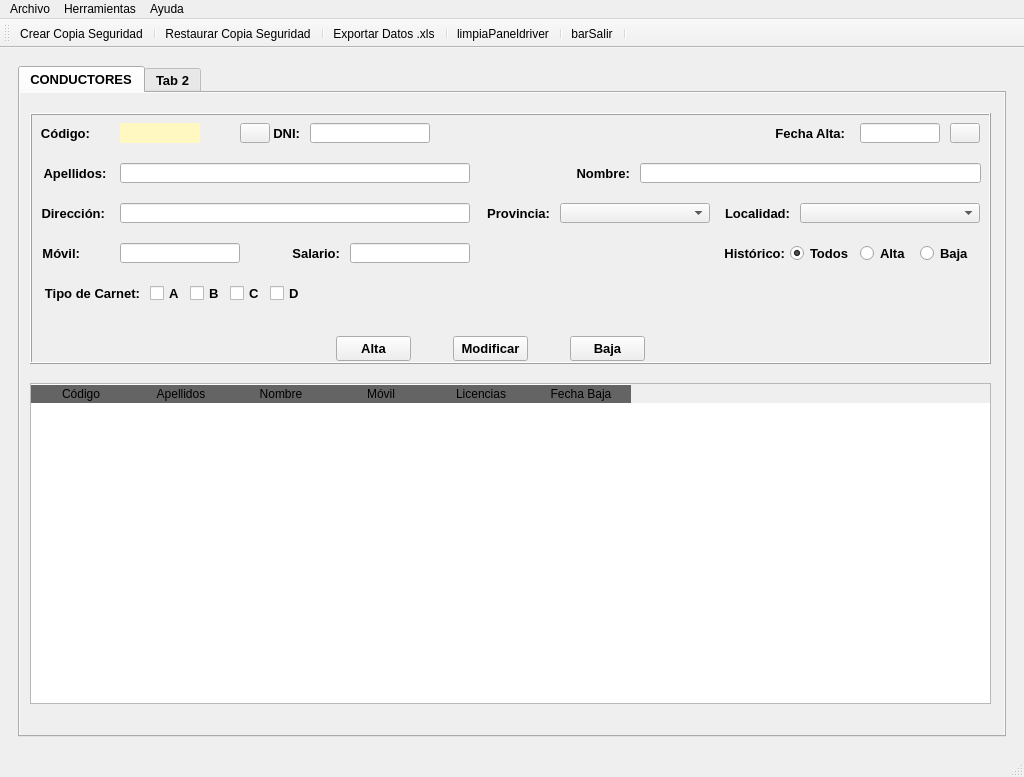
<?xml version="1.0" encoding="UTF-8"?>
<ui version="4.0">
 <class>MainWindow</class>
 <widget class="QMainWindow" name="MainWindow">
  <property name="geometry">
   <rect>
    <x>0</x>
    <y>0</y>
    <width>1024</width>
    <height>777</height>
   </rect>
  </property>
  <property name="sizePolicy">
   <sizepolicy hsizetype="Expanding" vsizetype="Expanding">
    <horstretch>0</horstretch>
    <verstretch>0</verstretch>
   </sizepolicy>
  </property>
  <property name="minimumSize">
   <size>
    <width>800</width>
    <height>600</height>
   </size>
  </property>
  <property name="maximumSize">
   <size>
    <width>1024</width>
    <height>777</height>
   </size>
  </property>
  <property name="windowTitle">
   <string>CarTeis</string>
  </property>
  <property name="windowIcon">
   <iconset>
    <normaloff>../../../../../../../.designer/img/logo.ico</normaloff>../../../../../../../.designer/img/logo.ico</iconset>
  </property>
  <property name="iconSize">
   <size>
    <width>64</width>
    <height>64</height>
   </size>
  </property>
  <widget class="QWidget" name="centralwidget">
   <layout class="QHBoxLayout" name="horizontalLayout">
    <item>
     <widget class="QFrame" name="gridFrame">
      <layout class="QGridLayout" name="gridLayout">
       <item row="0" column="0">
        <widget class="QTabWidget" name="panelPrincipal">
         <property name="minimumSize">
          <size>
           <width>900</width>
           <height>650</height>
          </size>
         </property>
         <property name="font">
          <font>
           <pointsize>10</pointsize>
           <weight>75</weight>
           <bold>true</bold>
          </font>
         </property>
         <property name="currentIndex">
          <number>0</number>
         </property>
         <widget class="QWidget" name="panelDrivers">
          <property name="sizePolicy">
           <sizepolicy hsizetype="Expanding" vsizetype="Expanding">
            <horstretch>0</horstretch>
            <verstretch>0</verstretch>
           </sizepolicy>
          </property>
          <property name="autoFillBackground">
           <bool>true</bool>
          </property>
          <attribute name="title">
           <string>CONDUCTORES</string>
          </attribute>
          <widget class="QFrame" name="frngestdrive">
           <property name="geometry">
            <rect>
             <x>10</x>
             <y>20</y>
             <width>961</width>
             <height>251</height>
            </rect>
           </property>
           <property name="sizePolicy">
            <sizepolicy hsizetype="Maximum" vsizetype="Maximum">
             <horstretch>0</horstretch>
             <verstretch>0</verstretch>
            </sizepolicy>
           </property>
           <property name="minimumSize">
            <size>
             <width>800</width>
             <height>80</height>
            </size>
           </property>
           <property name="layoutDirection">
            <enum>Qt::LeftToRight</enum>
           </property>
           <property name="frameShape">
            <enum>QFrame::Box</enum>
           </property>
           <property name="frameShadow">
            <enum>QFrame::Raised</enum>
           </property>
           <widget class="QLabel" name="lblNome">
            <property name="geometry">
             <rect>
              <x>540</x>
              <y>50</y>
              <width>60</width>
              <height>20</height>
             </rect>
            </property>
            <property name="minimumSize">
             <size>
              <width>60</width>
              <height>20</height>
             </size>
            </property>
            <property name="text">
             <string>Nombre:</string>
            </property>
            <property name="alignment">
             <set>Qt::AlignRight|Qt::AlignTrailing|Qt::AlignVCenter</set>
            </property>
           </widget>
           <widget class="QLabel" name="lblValidardni">
            <property name="geometry">
             <rect>
              <x>410</x>
              <y>10</y>
              <width>35</width>
              <height>20</height>
             </rect>
            </property>
            <property name="minimumSize">
             <size>
              <width>35</width>
              <height>20</height>
             </size>
            </property>
            <property name="maximumSize">
             <size>
              <width>35</width>
              <height>20</height>
             </size>
            </property>
            <property name="font">
             <font>
              <family>Segoe Print</family>
              <pointsize>14</pointsize>
             </font>
            </property>
            <property name="text">
             <string/>
            </property>
            <property name="alignment">
             <set>Qt::AlignLeading|Qt::AlignLeft|Qt::AlignVCenter</set>
            </property>
           </widget>
           <widget class="QPushButton" name="btnCalendar">
            <property name="geometry">
             <rect>
              <x>920</x>
              <y>10</y>
              <width>30</width>
              <height>20</height>
             </rect>
            </property>
            <property name="minimumSize">
             <size>
              <width>30</width>
              <height>20</height>
             </size>
            </property>
            <property name="maximumSize">
             <size>
              <width>30</width>
              <height>20</height>
             </size>
            </property>
            <property name="text">
             <string/>
            </property>
            <property name="icon">
             <iconset>
              <normaloff>../img/calendar.ico</normaloff>../img/calendar.ico</iconset>
            </property>
            <property name="iconSize">
             <size>
              <width>28</width>
              <height>28</height>
             </size>
            </property>
           </widget>
           <widget class="QLineEdit" name="txtApel">
            <property name="geometry">
             <rect>
              <x>90</x>
              <y>50</y>
              <width>350</width>
              <height>20</height>
             </rect>
            </property>
            <property name="minimumSize">
             <size>
              <width>350</width>
              <height>20</height>
             </size>
            </property>
            <property name="maximumSize">
             <size>
              <width>350</width>
              <height>20</height>
             </size>
            </property>
            <property name="cursorPosition">
             <number>0</number>
            </property>
           </widget>
           <widget class="QLabel" name="lblApel">
            <property name="geometry">
             <rect>
              <x>10</x>
              <y>50</y>
              <width>70</width>
              <height>20</height>
             </rect>
            </property>
            <property name="minimumSize">
             <size>
              <width>70</width>
              <height>20</height>
             </size>
            </property>
            <property name="maximumSize">
             <size>
              <width>70</width>
              <height>20</height>
             </size>
            </property>
            <property name="text">
             <string>Apellidos:</string>
            </property>
            <property name="alignment">
             <set>Qt::AlignCenter</set>
            </property>
           </widget>
           <widget class="QLabel" name="lblcodbd">
            <property name="geometry">
             <rect>
              <x>90</x>
              <y>10</y>
              <width>80</width>
              <height>20</height>
             </rect>
            </property>
            <property name="minimumSize">
             <size>
              <width>80</width>
              <height>20</height>
             </size>
            </property>
            <property name="maximumSize">
             <size>
              <width>80</width>
              <height>20</height>
             </size>
            </property>
            <property name="styleSheet">
             <string notr="true">background-color: rgb(255, 248, 192);</string>
            </property>
            <property name="text">
             <string/>
            </property>
            <property name="alignment">
             <set>Qt::AlignCenter</set>
            </property>
           </widget>
           <widget class="QLineEdit" name="txtDatadriver">
            <property name="geometry">
             <rect>
              <x>830</x>
              <y>10</y>
              <width>80</width>
              <height>20</height>
             </rect>
            </property>
            <property name="sizePolicy">
             <sizepolicy hsizetype="Preferred" vsizetype="Fixed">
              <horstretch>0</horstretch>
              <verstretch>0</verstretch>
             </sizepolicy>
            </property>
            <property name="minimumSize">
             <size>
              <width>80</width>
              <height>20</height>
             </size>
            </property>
            <property name="maximumSize">
             <size>
              <width>60</width>
              <height>20</height>
             </size>
            </property>
            <property name="alignment">
             <set>Qt::AlignCenter</set>
            </property>
           </widget>
           <widget class="QLabel" name="lblDni">
            <property name="geometry">
             <rect>
              <x>240</x>
              <y>10</y>
              <width>30</width>
              <height>20</height>
             </rect>
            </property>
            <property name="minimumSize">
             <size>
              <width>30</width>
              <height>20</height>
             </size>
            </property>
            <property name="maximumSize">
             <size>
              <width>30</width>
              <height>20</height>
             </size>
            </property>
            <property name="text">
             <string>DNI:</string>
            </property>
            <property name="alignment">
             <set>Qt::AlignRight|Qt::AlignTrailing|Qt::AlignVCenter</set>
            </property>
           </widget>
           <widget class="QLineEdit" name="txtDni">
            <property name="geometry">
             <rect>
              <x>280</x>
              <y>10</y>
              <width>120</width>
              <height>20</height>
             </rect>
            </property>
            <property name="minimumSize">
             <size>
              <width>120</width>
              <height>20</height>
             </size>
            </property>
            <property name="maximumSize">
             <size>
              <width>120</width>
              <height>20</height>
             </size>
            </property>
            <property name="whatsThis">
             <string>&lt;html&gt;&lt;head/&gt;&lt;body&gt;&lt;p&gt;&lt;span style=&quot; font-weight:400;&quot;&gt;Introducir DNI&lt;/span&gt;&lt;/p&gt;&lt;/body&gt;&lt;/html&gt;</string>
            </property>
            <property name="alignment">
             <set>Qt::AlignCenter</set>
            </property>
           </widget>
           <widget class="QLabel" name="lblCod">
            <property name="geometry">
             <rect>
              <x>10</x>
              <y>10</y>
              <width>50</width>
              <height>20</height>
             </rect>
            </property>
            <property name="minimumSize">
             <size>
              <width>50</width>
              <height>20</height>
             </size>
            </property>
            <property name="text">
             <string>Código:</string>
            </property>
            <property name="alignment">
             <set>Qt::AlignRight|Qt::AlignTrailing|Qt::AlignVCenter</set>
            </property>
           </widget>
           <widget class="QLabel" name="lblDatadriver">
            <property name="geometry">
             <rect>
              <x>740</x>
              <y>10</y>
              <width>75</width>
              <height>20</height>
             </rect>
            </property>
            <property name="minimumSize">
             <size>
              <width>75</width>
              <height>20</height>
             </size>
            </property>
            <property name="maximumSize">
             <size>
              <width>75</width>
              <height>20</height>
             </size>
            </property>
            <property name="text">
             <string>Fecha Alta:</string>
            </property>
            <property name="alignment">
             <set>Qt::AlignRight|Qt::AlignTrailing|Qt::AlignVCenter</set>
            </property>
           </widget>
           <widget class="QLineEdit" name="txtNome">
            <property name="geometry">
             <rect>
              <x>610</x>
              <y>50</y>
              <width>341</width>
              <height>20</height>
             </rect>
            </property>
            <property name="minimumSize">
             <size>
              <width>300</width>
              <height>20</height>
             </size>
            </property>
            <property name="maximumSize">
             <size>
              <width>16777215</width>
              <height>20</height>
             </size>
            </property>
           </widget>
           <widget class="QLabel" name="lblDirdriver">
            <property name="geometry">
             <rect>
              <x>10</x>
              <y>90</y>
              <width>65</width>
              <height>20</height>
             </rect>
            </property>
            <property name="minimumSize">
             <size>
              <width>65</width>
              <height>20</height>
             </size>
            </property>
            <property name="maximumSize">
             <size>
              <width>65</width>
              <height>20</height>
             </size>
            </property>
            <property name="text">
             <string>Dirección:</string>
            </property>
            <property name="alignment">
             <set>Qt::AlignRight|Qt::AlignTrailing|Qt::AlignVCenter</set>
            </property>
           </widget>
           <widget class="QLineEdit" name="txtDirdriver">
            <property name="geometry">
             <rect>
              <x>90</x>
              <y>90</y>
              <width>350</width>
              <height>20</height>
             </rect>
            </property>
            <property name="minimumSize">
             <size>
              <width>350</width>
              <height>20</height>
             </size>
            </property>
            <property name="maximumSize">
             <size>
              <width>350</width>
              <height>20</height>
             </size>
            </property>
           </widget>
           <widget class="QLabel" name="lblMovil">
            <property name="geometry">
             <rect>
              <x>10</x>
              <y>130</y>
              <width>40</width>
              <height>20</height>
             </rect>
            </property>
            <property name="minimumSize">
             <size>
              <width>40</width>
              <height>20</height>
             </size>
            </property>
            <property name="maximumSize">
             <size>
              <width>40</width>
              <height>20</height>
             </size>
            </property>
            <property name="text">
             <string>Móvil:</string>
            </property>
            <property name="alignment">
             <set>Qt::AlignRight|Qt::AlignTrailing|Qt::AlignVCenter</set>
            </property>
           </widget>
           <widget class="QComboBox" name="cmbMuni">
            <property name="geometry">
             <rect>
              <x>770</x>
              <y>90</y>
              <width>180</width>
              <height>20</height>
             </rect>
            </property>
            <property name="minimumSize">
             <size>
              <width>180</width>
              <height>20</height>
             </size>
            </property>
            <property name="maximumSize">
             <size>
              <width>180</width>
              <height>20</height>
             </size>
            </property>
           </widget>
           <widget class="QLabel" name="lblProv">
            <property name="geometry">
             <rect>
              <x>450</x>
              <y>90</y>
              <width>70</width>
              <height>20</height>
             </rect>
            </property>
            <property name="minimumSize">
             <size>
              <width>70</width>
              <height>20</height>
             </size>
            </property>
            <property name="maximumSize">
             <size>
              <width>70</width>
              <height>20</height>
             </size>
            </property>
            <property name="text">
             <string>Provincia:</string>
            </property>
            <property name="alignment">
             <set>Qt::AlignRight|Qt::AlignTrailing|Qt::AlignVCenter</set>
            </property>
           </widget>
           <widget class="QComboBox" name="cmbProv">
            <property name="geometry">
             <rect>
              <x>530</x>
              <y>90</y>
              <width>150</width>
              <height>20</height>
             </rect>
            </property>
            <property name="minimumSize">
             <size>
              <width>150</width>
              <height>20</height>
             </size>
            </property>
            <property name="maximumSize">
             <size>
              <width>150</width>
              <height>20</height>
             </size>
            </property>
           </widget>
           <widget class="QLabel" name="lblLocalidad">
            <property name="geometry">
             <rect>
              <x>690</x>
              <y>90</y>
              <width>70</width>
              <height>20</height>
             </rect>
            </property>
            <property name="minimumSize">
             <size>
              <width>70</width>
              <height>20</height>
             </size>
            </property>
            <property name="maximumSize">
             <size>
              <width>70</width>
              <height>20</height>
             </size>
            </property>
            <property name="text">
             <string>Localidad:</string>
            </property>
            <property name="alignment">
             <set>Qt::AlignRight|Qt::AlignTrailing|Qt::AlignVCenter</set>
            </property>
           </widget>
           <widget class="QLineEdit" name="txtMovil">
            <property name="geometry">
             <rect>
              <x>90</x>
              <y>130</y>
              <width>120</width>
              <height>20</height>
             </rect>
            </property>
            <property name="minimumSize">
             <size>
              <width>120</width>
              <height>20</height>
             </size>
            </property>
            <property name="maximumSize">
             <size>
              <width>120</width>
              <height>20</height>
             </size>
            </property>
            <property name="alignment">
             <set>Qt::AlignCenter</set>
            </property>
           </widget>
           <widget class="QLabel" name="lblMovil_2">
            <property name="geometry">
             <rect>
              <x>250</x>
              <y>130</y>
              <width>60</width>
              <height>20</height>
             </rect>
            </property>
            <property name="sizePolicy">
             <sizepolicy hsizetype="Preferred" vsizetype="Preferred">
              <horstretch>50</horstretch>
              <verstretch>20</verstretch>
             </sizepolicy>
            </property>
            <property name="minimumSize">
             <size>
              <width>60</width>
              <height>20</height>
             </size>
            </property>
            <property name="maximumSize">
             <size>
              <width>60</width>
              <height>20</height>
             </size>
            </property>
            <property name="text">
             <string>Salario:</string>
            </property>
            <property name="alignment">
             <set>Qt::AlignRight|Qt::AlignTrailing|Qt::AlignVCenter</set>
            </property>
           </widget>
           <widget class="QLineEdit" name="txtSalario">
            <property name="geometry">
             <rect>
              <x>320</x>
              <y>130</y>
              <width>120</width>
              <height>20</height>
             </rect>
            </property>
            <property name="minimumSize">
             <size>
              <width>120</width>
              <height>20</height>
             </size>
            </property>
            <property name="maximumSize">
             <size>
              <width>120</width>
              <height>20</height>
             </size>
            </property>
            <property name="alignment">
             <set>Qt::AlignRight|Qt::AlignTrailing|Qt::AlignVCenter</set>
            </property>
           </widget>
           <widget class="QLabel" name="lblCarnet">
            <property name="geometry">
             <rect>
              <x>10</x>
              <y>170</y>
              <width>100</width>
              <height>20</height>
             </rect>
            </property>
            <property name="minimumSize">
             <size>
              <width>80</width>
              <height>20</height>
             </size>
            </property>
            <property name="maximumSize">
             <size>
              <width>100</width>
              <height>20</height>
             </size>
            </property>
            <property name="text">
             <string>Tipo de Carnet:</string>
            </property>
            <property name="alignment">
             <set>Qt::AlignRight|Qt::AlignTrailing|Qt::AlignVCenter</set>
            </property>
           </widget>
           <widget class="QCheckBox" name="chkA">
            <property name="geometry">
             <rect>
              <x>120</x>
              <y>170</y>
              <width>30</width>
              <height>20</height>
             </rect>
            </property>
            <property name="minimumSize">
             <size>
              <width>30</width>
              <height>20</height>
             </size>
            </property>
            <property name="maximumSize">
             <size>
              <width>30</width>
              <height>20</height>
             </size>
            </property>
            <property name="text">
             <string>A</string>
            </property>
           </widget>
           <widget class="QCheckBox" name="chkB">
            <property name="geometry">
             <rect>
              <x>160</x>
              <y>170</y>
              <width>30</width>
              <height>20</height>
             </rect>
            </property>
            <property name="minimumSize">
             <size>
              <width>30</width>
              <height>20</height>
             </size>
            </property>
            <property name="maximumSize">
             <size>
              <width>30</width>
              <height>20</height>
             </size>
            </property>
            <property name="text">
             <string>B</string>
            </property>
           </widget>
           <widget class="QCheckBox" name="chkC">
            <property name="geometry">
             <rect>
              <x>200</x>
              <y>170</y>
              <width>30</width>
              <height>20</height>
             </rect>
            </property>
            <property name="minimumSize">
             <size>
              <width>30</width>
              <height>20</height>
             </size>
            </property>
            <property name="maximumSize">
             <size>
              <width>30</width>
              <height>20</height>
             </size>
            </property>
            <property name="text">
             <string>C</string>
            </property>
           </widget>
           <widget class="QCheckBox" name="chkD">
            <property name="geometry">
             <rect>
              <x>240</x>
              <y>170</y>
              <width>30</width>
              <height>20</height>
             </rect>
            </property>
            <property name="minimumSize">
             <size>
              <width>30</width>
              <height>20</height>
             </size>
            </property>
            <property name="maximumSize">
             <size>
              <width>30</width>
              <height>20</height>
             </size>
            </property>
            <property name="text">
             <string>D</string>
            </property>
           </widget>
           <widget class="QLabel" name="lblEstado">
            <property name="geometry">
             <rect>
              <x>690</x>
              <y>130</y>
              <width>65</width>
              <height>20</height>
             </rect>
            </property>
            <property name="minimumSize">
             <size>
              <width>65</width>
              <height>20</height>
             </size>
            </property>
            <property name="maximumSize">
             <size>
              <width>65</width>
              <height>20</height>
             </size>
            </property>
            <property name="text">
             <string>Histórico:</string>
            </property>
            <property name="alignment">
             <set>Qt::AlignRight|Qt::AlignTrailing|Qt::AlignVCenter</set>
            </property>
           </widget>
           <widget class="QRadioButton" name="rbtAlta">
            <property name="geometry">
             <rect>
              <x>830</x>
              <y>130</y>
              <width>50</width>
              <height>20</height>
             </rect>
            </property>
            <property name="minimumSize">
             <size>
              <width>50</width>
              <height>20</height>
             </size>
            </property>
            <property name="maximumSize">
             <size>
              <width>50</width>
              <height>20</height>
             </size>
            </property>
            <property name="text">
             <string>Alta</string>
            </property>
            <attribute name="buttonGroup">
             <string notr="true">buttonGroup</string>
            </attribute>
           </widget>
           <widget class="QRadioButton" name="rbtBaja">
            <property name="geometry">
             <rect>
              <x>890</x>
              <y>130</y>
              <width>50</width>
              <height>20</height>
             </rect>
            </property>
            <property name="minimumSize">
             <size>
              <width>50</width>
              <height>20</height>
             </size>
            </property>
            <property name="maximumSize">
             <size>
              <width>50</width>
              <height>20</height>
             </size>
            </property>
            <property name="text">
             <string>Baja</string>
            </property>
            <attribute name="buttonGroup">
             <string notr="true">buttonGroup</string>
            </attribute>
           </widget>
           <widget class="QRadioButton" name="rbtTodos">
            <property name="geometry">
             <rect>
              <x>760</x>
              <y>130</y>
              <width>60</width>
              <height>20</height>
             </rect>
            </property>
            <property name="minimumSize">
             <size>
              <width>60</width>
              <height>20</height>
             </size>
            </property>
            <property name="maximumSize">
             <size>
              <width>60</width>
              <height>20</height>
             </size>
            </property>
            <property name="text">
             <string>Todos</string>
            </property>
            <property name="checked">
             <bool>true</bool>
            </property>
            <attribute name="buttonGroup">
             <string notr="true">buttonGroup</string>
            </attribute>
           </widget>
           <widget class="QWidget" name="layoutWidget">
            <property name="geometry">
             <rect>
              <x>290</x>
              <y>220</y>
              <width>341</width>
              <height>32</height>
             </rect>
            </property>
            <layout class="QHBoxLayout" name="horizontalLayout_2">
             <property name="sizeConstraint">
              <enum>QLayout::SetMinimumSize</enum>
             </property>
             <item>
              <widget class="QPushButton" name="btnAltaDriver">
               <property name="minimumSize">
                <size>
                 <width>75</width>
                 <height>25</height>
                </size>
               </property>
               <property name="maximumSize">
                <size>
                 <width>75</width>
                 <height>25</height>
                </size>
               </property>
               <property name="text">
                <string>Alta</string>
               </property>
              </widget>
             </item>
             <item>
              <spacer name="horizontalSpacer">
               <property name="orientation">
                <enum>Qt::Horizontal</enum>
               </property>
               <property name="sizeType">
                <enum>QSizePolicy::Preferred</enum>
               </property>
               <property name="sizeHint" stdset="0">
                <size>
                 <width>20</width>
                 <height>20</height>
                </size>
               </property>
              </spacer>
             </item>
             <item>
              <widget class="QPushButton" name="btnModifDriver">
               <property name="minimumSize">
                <size>
                 <width>75</width>
                 <height>25</height>
                </size>
               </property>
               <property name="maximumSize">
                <size>
                 <width>75</width>
                 <height>25</height>
                </size>
               </property>
               <property name="text">
                <string>Modificar</string>
               </property>
              </widget>
             </item>
             <item>
              <spacer name="horizontalSpacer_2">
               <property name="orientation">
                <enum>Qt::Horizontal</enum>
               </property>
               <property name="sizeType">
                <enum>QSizePolicy::Preferred</enum>
               </property>
               <property name="sizeHint" stdset="0">
                <size>
                 <width>20</width>
                 <height>20</height>
                </size>
               </property>
              </spacer>
             </item>
             <item>
              <widget class="QPushButton" name="btnBajaDriver">
               <property name="minimumSize">
                <size>
                 <width>75</width>
                 <height>25</height>
                </size>
               </property>
               <property name="maximumSize">
                <size>
                 <width>75</width>
                 <height>25</height>
                </size>
               </property>
               <property name="text">
                <string>Baja</string>
               </property>
              </widget>
             </item>
            </layout>
           </widget>
           <widget class="QPushButton" name="btnBuscadri">
            <property name="geometry">
             <rect>
              <x>210</x>
              <y>10</y>
              <width>30</width>
              <height>20</height>
             </rect>
            </property>
            <property name="minimumSize">
             <size>
              <width>30</width>
              <height>20</height>
             </size>
            </property>
            <property name="maximumSize">
             <size>
              <width>30</width>
              <height>20</height>
             </size>
            </property>
            <property name="text">
             <string/>
            </property>
            <property name="icon">
             <iconset>
              <normaloff>../img/buscar.ico</normaloff>../img/buscar.ico</iconset>
            </property>
           </widget>
          </widget>
          <widget class="QTableWidget" name="tabDrivers">
           <property name="geometry">
            <rect>
             <x>10</x>
             <y>290</y>
             <width>961</width>
             <height>321</height>
            </rect>
           </property>
           <property name="styleSheet">
            <string notr="true">QHeaderView::section:horizontal
{
border-top: 1px solid #ffffff;
color:'white';
font: 11pt &quot;Arial&quot;;
background-color:rgb(100,100,100);
}</string>
           </property>
           <property name="editTriggers">
            <set>QAbstractItemView::NoEditTriggers</set>
           </property>
           <property name="alternatingRowColors">
            <bool>true</bool>
           </property>
           <property name="selectionBehavior">
            <enum>QAbstractItemView::SelectRows</enum>
           </property>
           <attribute name="verticalHeaderVisible">
            <bool>false</bool>
           </attribute>
           <column>
            <property name="text">
             <string>Código</string>
            </property>
           </column>
           <column>
            <property name="text">
             <string>Apellidos</string>
            </property>
           </column>
           <column>
            <property name="text">
             <string>Nombre</string>
            </property>
           </column>
           <column>
            <property name="text">
             <string>Móvil</string>
            </property>
           </column>
           <column>
            <property name="text">
             <string>Licencias</string>
            </property>
           </column>
           <column>
            <property name="text">
             <string>Fecha Baja</string>
            </property>
           </column>
          </widget>
         </widget>
         <widget class="QWidget" name="tab_2">
          <attribute name="title">
           <string>Tab 2</string>
          </attribute>
          <widget class="QLabel" name="label_2">
           <property name="geometry">
            <rect>
             <x>120</x>
             <y>90</y>
             <width>131</width>
             <height>16</height>
            </rect>
           </property>
           <property name="text">
            <string>Esta es la pestaña 2</string>
           </property>
          </widget>
         </widget>
        </widget>
       </item>
      </layout>
     </widget>
    </item>
   </layout>
  </widget>
  <widget class="QMenuBar" name="menubar">
   <property name="geometry">
    <rect>
     <x>0</x>
     <y>0</y>
     <width>1024</width>
     <height>21</height>
    </rect>
   </property>
   <widget class="QMenu" name="menuArchivo">
    <property name="title">
     <string>Archivo</string>
    </property>
    <addaction name="actionSalir"/>
   </widget>
   <widget class="QMenu" name="menuHelp">
    <property name="title">
     <string>Ayuda</string>
    </property>
    <addaction name="actionAcerca_de"/>
   </widget>
   <widget class="QMenu" name="menuHerramientas">
    <property name="title">
     <string>Herramientas</string>
    </property>
    <addaction name="actionCrear_Copia_Seguridad"/>
    <addaction name="actionrestaurarbackup"/>
    <addaction name="separator"/>
    <addaction name="actionExportar_Datos_Excel"/>
   </widget>
   <addaction name="menuArchivo"/>
   <addaction name="menuHerramientas"/>
   <addaction name="menuHelp"/>
  </widget>
  <widget class="QStatusBar" name="statusbar">
   <property name="autoFillBackground">
    <bool>false</bool>
   </property>
   <property name="sizeGripEnabled">
    <bool>true</bool>
   </property>
  </widget>
  <widget class="QToolBar" name="toolBar">
   <property name="windowTitle">
    <string>toolBar</string>
   </property>
   <property name="iconSize">
    <size>
     <width>32</width>
     <height>32</height>
    </size>
   </property>
   <attribute name="toolBarArea">
    <enum>TopToolBarArea</enum>
   </attribute>
   <attribute name="toolBarBreak">
    <bool>false</bool>
   </attribute>
   <addaction name="actionCrear_Copia_Seguridad"/>
   <addaction name="separator"/>
   <addaction name="actionrestaurarbackup"/>
   <addaction name="separator"/>
   <addaction name="actionExportar_Datos_Excel"/>
   <addaction name="separator"/>
   <addaction name="actionlimpiaPaneldriver"/>
   <addaction name="separator"/>
   <addaction name="actionbarSalir"/>
   <addaction name="separator"/>
  </widget>
  <action name="actionSalir">
   <property name="text">
    <string>Salir</string>
   </property>
  </action>
  <action name="actionAcerca_de">
   <property name="text">
    <string>Acerca de...</string>
   </property>
  </action>
  <action name="actionbarSalir">
   <property name="icon">
    <iconset>
     <normaloff>../img/salir.ico</normaloff>../img/salir.ico</iconset>
   </property>
   <property name="text">
    <string>barSalir</string>
   </property>
  </action>
  <action name="actionlimpiaPaneldriver">
   <property name="icon">
    <iconset>
     <normaloff>../img/limpiar.ico</normaloff>../img/limpiar.ico</iconset>
   </property>
   <property name="text">
    <string>limpiaPaneldriver</string>
   </property>
  </action>
  <action name="actionCrear_Copia_Seguridad">
   <property name="icon">
    <iconset>
     <normaloff>../img/crear.ico</normaloff>../img/crear.ico</iconset>
   </property>
   <property name="text">
    <string>Crear Copia Seguridad</string>
   </property>
   <property name="shortcut">
    <string>Alt+S</string>
   </property>
  </action>
  <action name="actionrestaurarbackup">
   <property name="icon">
    <iconset>
     <normaloff>../img/restaurar.ico</normaloff>../img/restaurar.ico</iconset>
   </property>
   <property name="text">
    <string>Restaurar Copia Seguridad</string>
   </property>
   <property name="shortcut">
    <string>Alt+R</string>
   </property>
  </action>
  <action name="actionExportar_Datos_Excel">
   <property name="icon">
    <iconset>
     <normaloff>../img/excel.ico</normaloff>../img/excel.ico</iconset>
   </property>
   <property name="text">
    <string>Exportar Datos .xls</string>
   </property>
  </action>
 </widget>
 <tabstops>
  <tabstop>panelPrincipal</tabstop>
  <tabstop>txtDni</tabstop>
  <tabstop>txtDatadriver</tabstop>
  <tabstop>btnCalendar</tabstop>
  <tabstop>txtApel</tabstop>
  <tabstop>txtNome</tabstop>
  <tabstop>txtDirdriver</tabstop>
  <tabstop>cmbProv</tabstop>
  <tabstop>cmbMuni</tabstop>
  <tabstop>txtMovil</tabstop>
  <tabstop>txtSalario</tabstop>
  <tabstop>chkA</tabstop>
  <tabstop>chkB</tabstop>
  <tabstop>chkC</tabstop>
  <tabstop>chkD</tabstop>
  <tabstop>btnAltaDriver</tabstop>
  <tabstop>btnModifDriver</tabstop>
  <tabstop>btnBajaDriver</tabstop>
  <tabstop>rbtTodos</tabstop>
  <tabstop>rbtAlta</tabstop>
  <tabstop>rbtBaja</tabstop>
  <tabstop>tabDrivers</tabstop>
 </tabstops>
 <resources/>
 <connections/>
 <buttongroups>
  <buttongroup name="buttonGroup"/>
 </buttongroups>
</ui>
